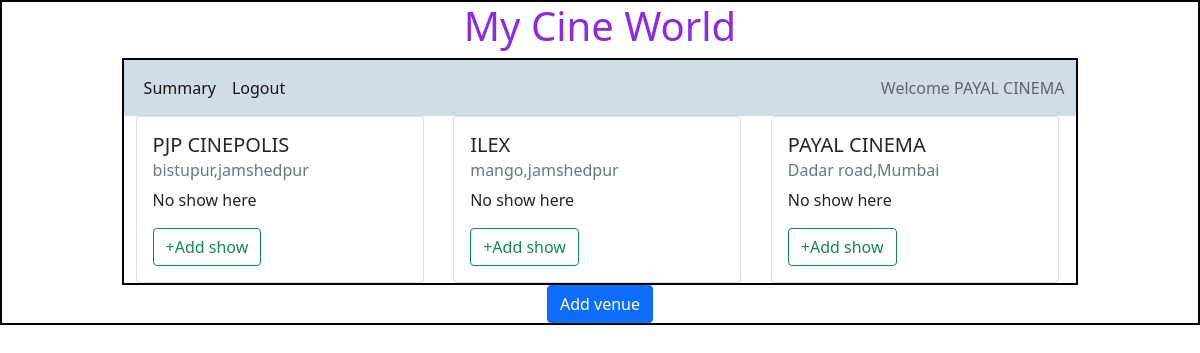
/admin/PAYAL CINEMA, run on the app's committed database.
### backend/models.py (models this page shows)
class Theatre(db.Model):
    __tablename__="theatre"
    id=db.Column(db.Integer,primary_key=True)
    name=db.Column(db.String,nullable=False)
    location=db.Column(db.String,nullable=False)
    pin_code=db.Column(db.Integer,nullable=False)
    capacity=db.Column(db.Integer,nullable=False)
    show=db.relationship("Show",cascade="all,delete",backref="theatre",lazy=True) #theater can acess all of his show

### backend/controller.py (the view)
@app.route("/admin/<name>")
def admin_dashboard(name):
    theatres =get_theatres()
    return render_template("admin_dashboard.html",name=name,theatres=theatres)

### backend/controller.py (called while the page is built)
def get_theatres():
    theatres=Theatre.query.all()
    return theatres

### templates/admin_dashboard.html (shortened to what this page needs)
<!DOCTYPE html>
<html lang="en">
<head>
    <link rel="stylesheet" href="/static/styles/style.css">
    <link href="https://cdn.jsdelivr.net/npm/bootstrap@5.0.2/dist/css/bootstrap.min.css" rel="stylesheet">
</head>
<body>
    <div id="container">
      <h1 id="heading">My Cine World</h1>
        <div id="panel">
          <nav class="navbar navbar-expand-lg navbar-light" style="background-color: #cfdde7;" >
            <div class="container-fluid">
              <div  class="collapse navbar-collapse" id="navbarText">
                <ul class="navbar-nav me-auto mb-2 mb-lg-0">
                  <li class="nav-item">
                    <a class="nav-link active" aria-current="page" href="#">Summary</a>
                  </li>
                  <li class="nav-item">
                    <a class="nav-link active" href="/login">Logout</a>
                  </li>
                </ul>
                <span class="navbar-text">
                  Welcome {{name}}
                </span>
              </div>
            </div>
          </nav>
     <div class="container">
      {%if theatres%}
      <div class="row">
        {%for theatre in theatres%}
        <div class="col">
          <div class="card" style="width: 18rem;">
              <div class="card-body">
                <h5 class="card-title">{{theatre.name}}</h5>
                <h6 class="card-subtitle mb-2 text-muted">{{theatre.location}}</h6>
                {%if theatre.shows%}
                <table>
                  <tr>
                    <th>ID</th>
                    <th>Name</th>
                    <th>Date/time</th>
                  </tr>
                  {%for show in theatre.shows%}
                  <tr>
                    <td>{{show.id}}</td>
                    <td>{{show.name}}</td>
                    <td>{{show.date_time}}</td>
                  </tr>
                  {%endfor%}
                </table>
                {%else%}
                <p>No show here</p>
                {%endif%}
                <button type="button" class="btn btn-outline-success">+Add show</button>
              </div>
            </div>
        </div>
        {%endfor%}
      </div>
      {%else%}
      <h3>No Venue available</h3>
      {%endif%}
    </div>
        </div>
        <div class="d-flex justify-content-md-center">
          <a href="/venue/{{name}}" type="button"  class="btn btn-primary  d-flex justify-content-center">Add venue</a>
        </div>
    </div>
</body>
</html>

### static/styles/style.css (style rules this page uses)
* { margin: 0px; }
#container,#panel { border: 2px solid black; }
#panel { width: 80%; height: auto; margin: auto; }
#heading { color: blueviolet; text-align: center; }

### data on the page
Theatre: name "PAYAL CINEMA", location "Dadar road,Mumbai"
Theatre: name "PJP CINEPOLIS", location "bistupur,jamshedpur"
Theatre: name "ILEX", location "mango,jamshedpur"
